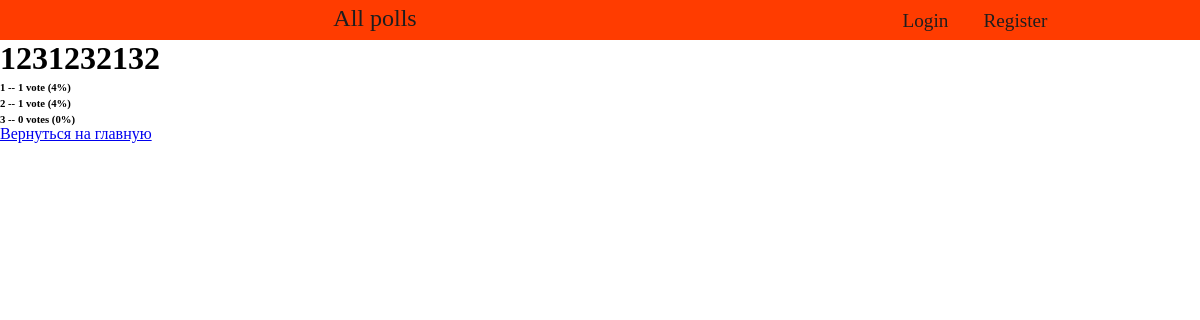
Page /polls/13/results/ on the earlier database version.
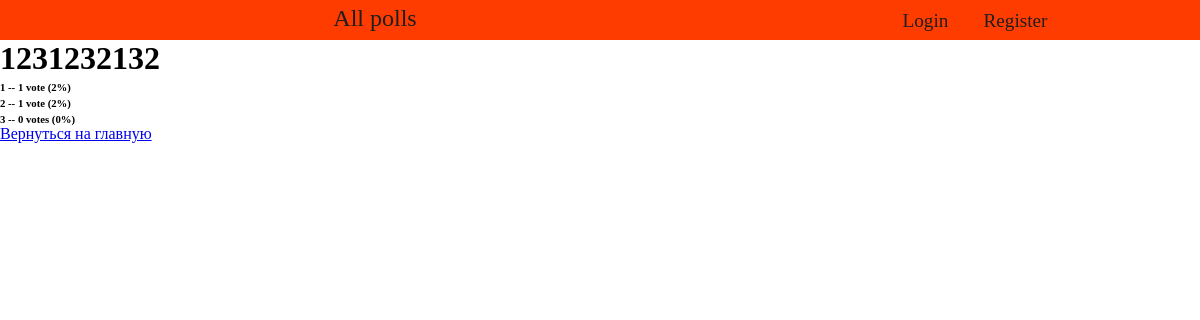
Same page on the later database version.
### polls/models.py (models this page shows, shortened)
class Choice(models.Model):
    question = models.ForeignKey(Question, on_delete=models.CASCADE)
    choice_text = models.CharField(max_length=200)
    votes = models.IntegerField(default=0)
    def percentage(self):
        all_votes = Choice.objects.all()
        votes_count = 0
        for obj in all_votes:
            votes_count += obj.votes
        if self.votes != 0:
            return round((self.votes / votes_count) * 100)
        else:
            return 0

### polls/views.py (the view)
# urls.py: path(r'^(?P<pk>\d+)/results/$', views.ResultsView.as_view(), name='results'),
class ResultsView(generic.DetailView):
    model = Question
    template_name = 'polls/results.html'

### polls/templates/polls/results.html
{% extends "basic.html" %}
{% block content %}
{% load static %}
<link rel="stylesheet" href="{% static 'style.css'%}">
<div class="jumbotron">
<h1>{{ question.question_text }}</h1>
<ul>
    {% for choice in question.choice_set.all %}
    <li><h6>{{ choice.choice_text }} -- {{ choice.votes }} vote{{choice.votes|pluralize}} ({{choice.percentage}}%)</h6></li>
    {% endfor %}
</ul>
<a class="btn btn-dark btn-lg" href="{% url 'index' %}" role="button">Вернуться на главную</a>
</div>
{% endblock %}

Differences in the rows shown:
changed through a linked row, Choice (number 1 of 3 on the later page): percentage "4" → "2"
changed through a linked row, Choice (number 2 of 3 on the later page): percentage "4" → "2"
